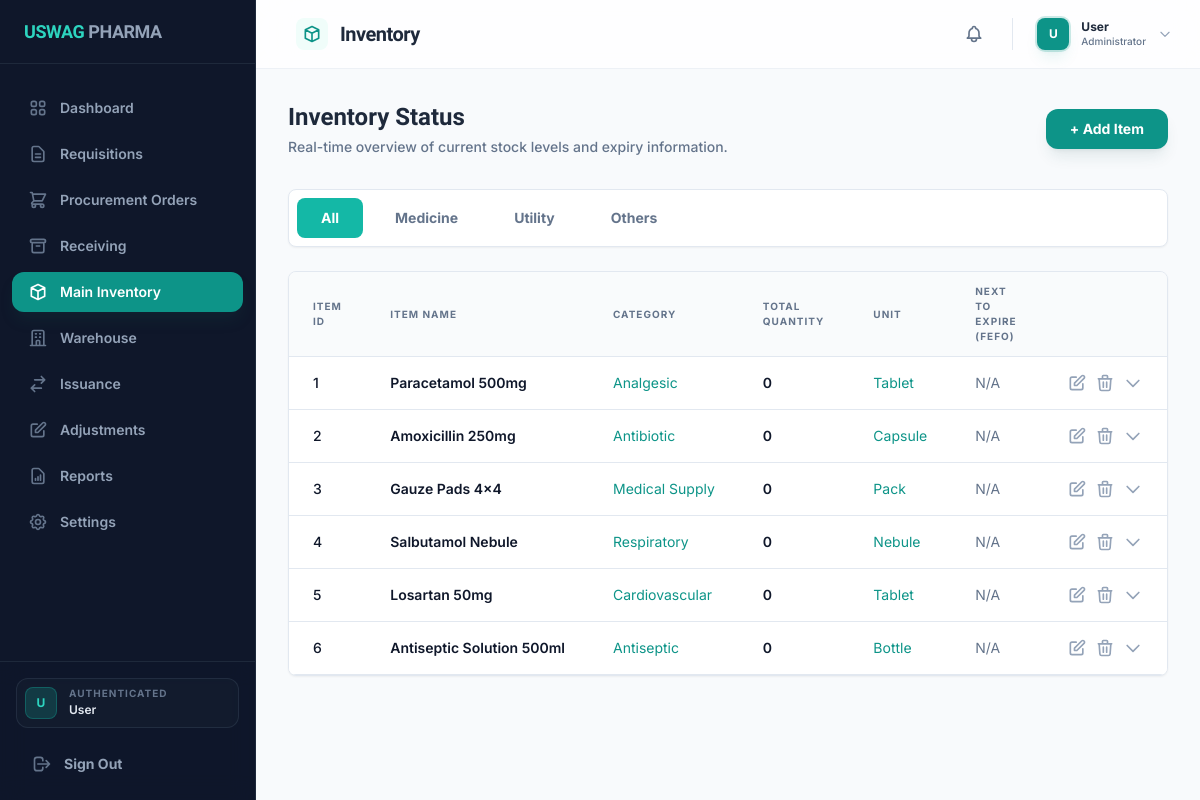
/index.php?page=inventory (signed in), run on the app's committed database.
### tables this page shows
CREATE TABLE Item (
    ItemID INT AUTO_INCREMENT PRIMARY KEY,
    ItemName VARCHAR(200) NOT NULL,
    ItemType VARCHAR(50),
    UnitOfMeasure VARCHAR(50),
    CreatedAt TIMESTAMP DEFAULT CURRENT_TIMESTAMP
);

### includes/auth.php (called while the page is built, shortened)
<?php
function getCurrentUser() {
    return isset($_SESSION['user']) ? $_SESSION['user'] : null;
}

### includes/db.php (called while the page is built, shortened)
<?php
class Database {
    private static $instance = null;
    private $conn;
    private function __construct() {
        try {
            $dsn = "mysql:host=" . DB_HOST . ";dbname=" . DB_NAME . ";charset=" . DB_CHARSET;
            $options = [
                PDO::ATTR_ERRMODE            => PDO::ERRMODE_EXCEPTION,
                PDO::ATTR_DEFAULT_FETCH_MODE => PDO::FETCH_ASSOC,
                PDO::ATTR_EMULATE_PREPARES   => false,
            ];
            $this->conn = new PDO($dsn, DB_USER, DB_PASS, $options);
        } catch (PDOException $e) {
            error_log("Database Connection Error: " . $e->getMessage());
            throw new Exception("Database connection failed. Please check your configuration.");
        }
    }
    public static function getInstance() {
        if (self::$instance === null) {
            self::$instance = new Database();
        }
        return self::$instance;
    }
    public function fetchAll($sql, $params = []) {
        try {
            $stmt = $this->conn->prepare($sql);
            $stmt->execute($params);
            return $stmt->fetchAll();
        } catch (PDOException $e) {
            error_log("Fetch All Error: " . $e->getMessage());
            return [];
        }
    }
}
$db = Database::getInstance();
function get_data($file) {
    global $db;
    switch($file) {
        case 'items':
            return $db->fetchAll("SELECT * FROM Item");
        case 'inventory':
            return $db->fetchAll("SELECT * FROM CentralInventoryBatch");
    }
}

### pages/inventory.php (the view, shortened to what this page needs)
<?php
$items = get_data('items');
$aggregatedInventory = [];
foreach ($items as $item) {
    $itemId = $item['ItemID'];
    $totalQty = 0;
    $nextExpiry = null;
    $aggregatedInventory[] = [
        'ItemID' => $itemId,
        'ItemName' => $item['ItemName'],
        'Category' => $item['ItemType'] ?? 'N/A',
        'Unit' => $item['UnitOfMeasure'] ?? 'N/A',
        'TotalQuantity' => $totalQty,
        'NextExpiry' => $nextExpiry
    ];
}
$aggregatedInventory = array_values($aggregatedInventory);
?>
<div class="space-y-6">
    <div class="flex flex-col md:flex-row md:items-center justify-between gap-6 mb-8">
        <div class="space-y-1">
            <h2 class="text-2xl font-bold text-slate-800 dark:text-white">Inventory Status</h2>
            <p class="text-slate-500 font-medium text-sm">Real-time overview of current stock levels and expiry information.</p>
        </div>
        <?php if ($userRole === 'Administrator' || $userRole === 'Head Pharmacist'): ?>
        <button onclick="openAddItemModal()" class="bg-primary hover:bg-opacity-90 text-white px-6 py-2.5 rounded-xl shadow-lg shadow-teal-900/10 text-sm font-bold transition-all active:scale-95">
             + Add Item
         </button>
        <?php endif; ?>
    </div>
    <div class="mb-6">
        <div class="bg-white dark:bg-slate-800 rounded-lg shadow-sm border border-slate-200 dark:border-slate-700 p-2">
            <div class="flex gap-2">
                <button onclick="filterByCategory('all')" id="tab-all" class="category-tab active-tab px-6 py-2.5 rounded-lg text-sm font-bold transition-all">
                    All
                </button>
                <button onclick="filterByCategory('medicine')" id="tab-medicine" class="category-tab px-6 py-2.5 rounded-lg text-sm font-bold transition-all">
                    Medicine
                </button>
                <button onclick="filterByCategory('utility')" id="tab-utility" class="category-tab px-6 py-2.5 rounded-lg text-sm font-bold transition-all">
                    Utility
                </button>
                <button onclick="filterByCategory('others')" id="tab-others" class="category-tab px-6 py-2.5 rounded-lg text-sm font-bold transition-all">
                    Others
                </button>
            </div>
        </div>
    </div>
    <div class="bg-white dark:bg-slate-800 rounded-lg shadow-sm border border-slate-200 dark:border-slate-700 overflow-hidden">
        <div class="overflow-x-auto">
            <table class="min-w-full divide-y divide-slate-200 dark:divide-slate-700">
                <thead class="bg-slate-50/80 dark:bg-slate-900/50">
                    <tr>
                        <th class="px-6 py-3 text-left text-[10px] font-bold text-slate-500 dark:text-slate-300 uppercase tracking-widest">Item ID</th>
                        <th class="px-6 py-3 text-left text-[10px] font-bold text-slate-500 dark:text-slate-300 uppercase tracking-widest">Item Name</th>
                        <th class="px-6 py-3 text-left text-[10px] font-bold text-slate-500 dark:text-slate-300 uppercase tracking-widest">Category</th>
                        <th class="px-6 py-3 text-left text-[10px] font-bold text-slate-500 dark:text-slate-300 uppercase tracking-widest">Total Quantity</th>
                        <th class="px-6 py-3 text-left text-[10px] font-bold text-slate-500 dark:text-slate-300 uppercase tracking-widest">Unit</th>
                        <th class="px-6 py-3 text-left text-[10px] font-bold text-slate-500 dark:text-slate-300 uppercase tracking-widest">Next to Expire (FEFO)</th>
                        <th class="px-6 py-3 text-right text-[10px] font-bold text-slate-500 dark:text-slate-300 uppercase tracking-widest"></th>
                    </tr>
                </thead>
                <tbody class="bg-white dark:bg-slate-800">
                     <?php if (empty($aggregatedInventory)): ?>
                    <tr>
                        <td colspan="7" class="px-6 py-12 text-center text-slate-400 font-medium italic">No inventory items found.</td>
                    </tr>
                    <?php else: ?>
                        <?php foreach ($aggregatedInventory as $index => $item): ?>
                        <?php
                            $filterCategory = 'others';
                        ?>
                        <tr class="inventory-row border-b border-slate-200 dark:border-slate-700 hover:bg-slate-50/50 dark:hover:bg-slate-700/30 transition-colors cursor-pointer" data-category="<?php echo $filterCategory; ?>" onclick="toggleBatches('<?php echo $item['ItemID']; ?>')">
                            <td class="px-6 py-4 whitespace-nowrap text-sm font-medium text-slate-900 dark:text-white"><?php echo $item['ItemID']; ?></td>
                            <td class="px-6 py-4 whitespace-nowrap text-sm font-semibold text-slate-900 dark:text-white"><?php echo $item['ItemName']; ?></td>
                            <td class="px-6 py-4 whitespace-nowrap text-sm text-primary dark:text-teal-400"><?php echo $item['Category']; ?></td>
                            <td class="px-6 py-4 whitespace-nowrap text-sm font-semibold text-slate-900 dark:text-white"><?php echo number_format($item['TotalQuantity']); ?></td>
                            <td class="px-6 py-4 whitespace-nowrap text-sm text-primary dark:text-teal-400"><?php echo $item['Unit']; ?></td>
                            <td class="px-6 py-4 whitespace-nowrap text-sm text-slate-500 dark:text-slate-400">
                                <?php echo (strtoupper($item['Unit']) === 'UNIT') ? 'N/A' : ($item['NextExpiry'] ? date('n/j/Y', strtotime($item['NextExpiry'])) : 'N/A'); ?>
                            </td>
                            <td class="px-6 py-4 whitespace-nowrap text-right text-sm">
                                <div class="flex items-center justify-end space-x-2">
                                     <?php if ($userRole === 'Administrator' || $userRole === 'Head Pharmacist'): ?>
                                     <button onclick="event.stopPropagation(); openEditItemModal(<?php echo htmlspecialchars(json_encode($item)); ?>)" class="text-slate-400 hover:text-primary transition-colors">
                                         <svg class="w-5 h-5" fill="none" stroke="currentColor" viewBox="0 0 24 24"><path stroke-linecap="round" stroke-linejoin="round" stroke-width="2" d="M11 5H6a2 2 0 00-2 2v11a2 2 0 002 2h11a2 2 0 002-2v-5m-1.414-9.414a2 2 0 112.828 2.828L11.828 15H9v-2.828l8.586-8.586z"></path></svg>
                                     </button>
                                     <button onclick="event.stopPropagation(); deleteItem('<?php echo $item['ItemID']; ?>')" class="text-slate-400 hover:text-red-500 transition-colors">
                                         <svg class="w-5 h-5" fill="none" stroke="currentColor" viewBox="0 0 24 24"><path stroke-linecap="round" stroke-linejoin="round" stroke-width="2" d="M19 7l-.867 12.142A2 2 0 0116.138 21H7.862a2 2 0 01-1.995-1.858L5 7m5 4v6m4-6v6m1-10V4a1 1 0 00-1-1h-4a1 1 0 00-1 1v3M4 7h16"></path></svg>
                                     </button>
                                     <?php endif; ?>
                                     <button onclick="toggleBatches('<?php echo $item['ItemID']; ?>')" class="text-slate-400 hover:text-slate-600 transition-colors">
                                         <svg id="chevron-<?php echo $item['ItemID']; ?>" class="w-5 h-5 transform transition-transform duration-200" fill="none" stroke="currentColor" viewBox="0 0 24 24">
                                             <path stroke-linecap="round" stroke-linejoin="round" stroke-width="2" d="M19 9l-7 7-7-7"></path>
                                         </svg>
                                     </button>
                                </div>
                             </td>
                        </tr>
                        <?php endforeach; ?>
                    <?php endif; ?>
                </tbody>
            </table>
        </div>
    </div>
</div>

### css/style.css (style rules this page uses)
:root { --color-primary: #0d9488; --color-primary-hover: #0f766e; --color-bg-surface: #ffffff; --color-bg-muted: #f8fafc; --color-text-base: #0f172a; --color-text-muted: #475569; --color-text-subtle: #94a3b8; --color-border: #e2e8f0; --font-heading: 'Plus Jakarta Sans', 'Inter', sans-serif; --font-body: 'Inter', sans-serif; }
body { font-family: var(--font-body); color: var(--color-text-base); background-color: var(--color-bg-muted); -webkit-font-smoothing: antialiased; -moz-osx-font-smoothing: grayscale; }
h1, h2, h3, h4, h5, h6, .font-display { font-family: var(--font-heading); }

### pages/inventory.php (style rules this page uses)
.category-tab { background-color: transparent; color: #64748b; }
.active-tab { background-color: #14b8a6; color: white; }

### data on the page
item: ItemID "1", ItemName "Paracetamol 500mg", ItemType "Analgesic", TotalQuantity "0", UnitOfMeasure "Tablet", shows "N/A"
item: ItemID "2", ItemName "Amoxicillin 250mg", ItemType "Antibiotic", TotalQuantity "0", UnitOfMeasure "Capsule", shows "N/A"
item: ItemID "3", ItemName "Gauze Pads 4x4", ItemType "Medical Supply", TotalQuantity "0", UnitOfMeasure "Pack", shows "N/A"
item: ItemID "4", ItemName "Salbutamol Nebule", ItemType "Respiratory", TotalQuantity "0", UnitOfMeasure "Nebule", shows "N/A"
item: ItemID "5", ItemName "Losartan 50mg", ItemType "Cardiovascular", TotalQuantity "0", UnitOfMeasure "Tablet", shows "N/A"
item: ItemID "6", ItemName "Antiseptic Solution 500ml", ItemType "Antiseptic", TotalQuantity "0", UnitOfMeasure "Bottle", shows "N/A"

### other printed values
$item['label'] "Dashboard"
$item['label'] "Requisitions"
$item['label'] "Procurement Orders"
$item['label'] "Receiving"
$item['label'] "Main Inventory"
$item['label'] "Warehouse"
$item['label'] "Issuance"
$item['label'] "Adjustments"
$item['label'] "Reports"
$item['label'] "Settings"
substr($_SESSION['user']['FirstName'] ?? 'U', 0, 1) "U"
$_SESSION['user']['FirstName'] "User"
$pageTitle "Inventory"
substr($user['FirstName'] ?? 'U', 0, 1) "U"
$user['FirstName'] "User"
